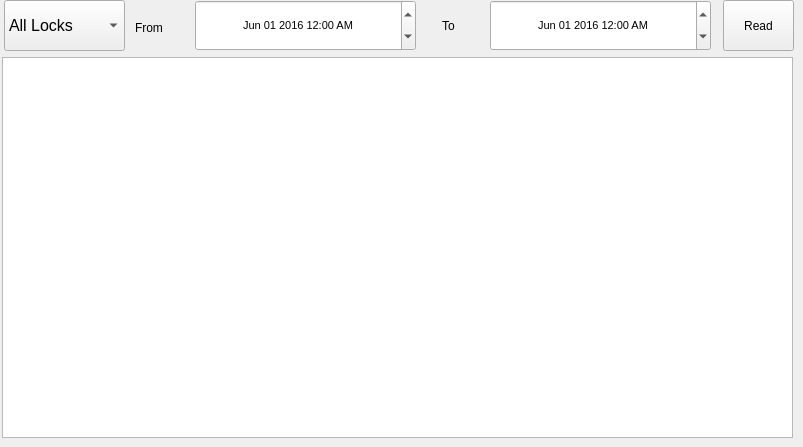
   <widget class="QWidget" name="tabCodes">
    <attribute name="title">
     <string>Codes</string>
    </attribute>
    <widget class="QTableWidget" name="tblCodesList">
     <property name="geometry">
      <rect>
       <x>2</x>
       <y>57</y>
       <width>791</width>
       <height>381</height>
      </rect>
     </property>
     <property name="font">
      <font>
       <pointsize>8</pointsize>
      </font>
     </property>
    </widget>
    <widget class="QDateTimeEdit" name="dtStartCodeList">
     <property name="geometry">
      <rect>
       <x>195</x>
       <y>0</y>
       <width>221</width>
       <height>51</height>
      </rect>
     </property>
     <property name="font">
      <font>
       <pointsize>8</pointsize>
      </font>
     </property>
     <property name="alignment">
      <set>Qt::AlignCenter</set>
     </property>
     <property name="buttonSymbols">
      <enum>QAbstractSpinBox::UpDownArrows</enum>
     </property>
     <property name="accelerated">
      <bool>true</bool>
     </property>
     <property name="showGroupSeparator" stdset="0">
      <bool>false</bool>
     </property>
     <property name="dateTime">
      <datetime>
       <hour>0</hour>
       <minute>0</minute>
       <second>0</second>
       <year>2016</year>
       <month>6</month>
       <day>1</day>
      </datetime>
     </property>
     <property name="minimumDateTime">
      <datetime>
       <hour>0</hour>
       <minute>0</minute>
       <second>0</second>
       <year>2016</year>
       <month>1</month>
       <day>1</day>
      </datetime>
     </property>
     <property name="maximumDate">
      <date>
       <year>2055</year>
       <month>12</month>
       <day>31</day>
      </date>
     </property>
     <property name="minimumDate">
      <date>
       <year>2016</year>
       <month>1</month>
       <day>1</day>
      </date>
     </property>
     <property name="currentSection">
      <enum>QDateTimeEdit::MonthSection</enum>
     </property>
     <property name="displayFormat">
      <string>MMM dd yyyy hh:mm AP</string>
     </property>
     <property name="calendarPopup">
      <bool>false</bool>
     </property>
    </widget>
    <widget class="QLabel" name="label_2">
     <property name="geometry">
      <rect>
       <x>135</x>
       <y>17</y>
       <width>51</width>
       <height>21</height>
      </rect>
     </property>
     <property name="text">
      <string>From</string>
     </property>
    </widget>
    <widget class="QLabel" name="label_3">
     <property name="geometry">
      <rect>
       <x>442</x>
       <y>15</y>
       <width>41</width>
       <height>21</height>
      </rect>
     </property>
     <property name="text">
      <string>To</string>
     </property>
    </widget>
    <widget class="QPushButton" name="btnReadCodes">
     <property name="geometry">
      <rect>
       <x>723</x>
       <y>0</y>
       <width>71</width>
       <height>51</height>
      </rect>
     </property>
     <property name="text">
      <string>Read</string>
     </property>
    </widget>
    <widget class="QDateTimeEdit" name="dtEndCodeList">
     <property name="geometry">
      <rect>
       <x>490</x>
       <y>0</y>
       <width>221</width>
       <height>51</height>
      </rect>
     </property>
     <property name="font">
      <font>
       <pointsize>8</pointsize>
      </font>
     </property>
     <property name="alignment">
      <set>Qt::AlignCenter</set>
     </property>
     <property name="buttonSymbols">
      <enum>QAbstractSpinBox::UpDownArrows</enum>
     </property>
     <property name="accelerated">
      <bool>true</bool>
     </property>
     <property name="showGroupSeparator" stdset="0">
      <bool>false</bool>
     </property>
     <property name="dateTime">
      <datetime>
       <hour>0</hour>
       <minute>0</minute>
       <second>0</second>
       <year>2016</year>
       <month>6</month>
       <day>1</day>
      </datetime>
     </property>
     <property name="minimumDateTime">
      <datetime>
       <hour>0</hour>
       <minute>0</minute>
       <second>0</second>
       <year>2016</year>
       <month>1</month>
       <day>1</day>
      </datetime>
     </property>
     <property name="maximumDate">
      <date>
       <year>2055</year>
       <month>12</month>
       <day>31</day>
      </date>
     </property>
     <property name="minimumDate">
      <date>
       <year>2016</year>
       <month>1</month>
       <day>1</day>
      </date>
     </property>
     <property name="currentSection">
      <enum>QDateTimeEdit::MonthSection</enum>
     </property>
     <property name="displayFormat">
      <string>MMM dd yyyy hh:mm AP</string>
     </property>
     <property name="calendarPopup">
      <bool>false</bool>
     </property>
    </widget>
    <widget class="QComboBox" name="cbLockNum">
     <property name="geometry">
      <rect>
       <x>4</x>
       <y>0</y>
       <width>121</width>
       <height>51</height>
      </rect>
     </property>
     <property name="font">
      <font>
       <pointsize>12</pointsize>
      </font>
     </property>
     <item>
      <property name="text">
       <string>All Locks</string>
      </property>
     </item>
    </widget>
   </widget>
